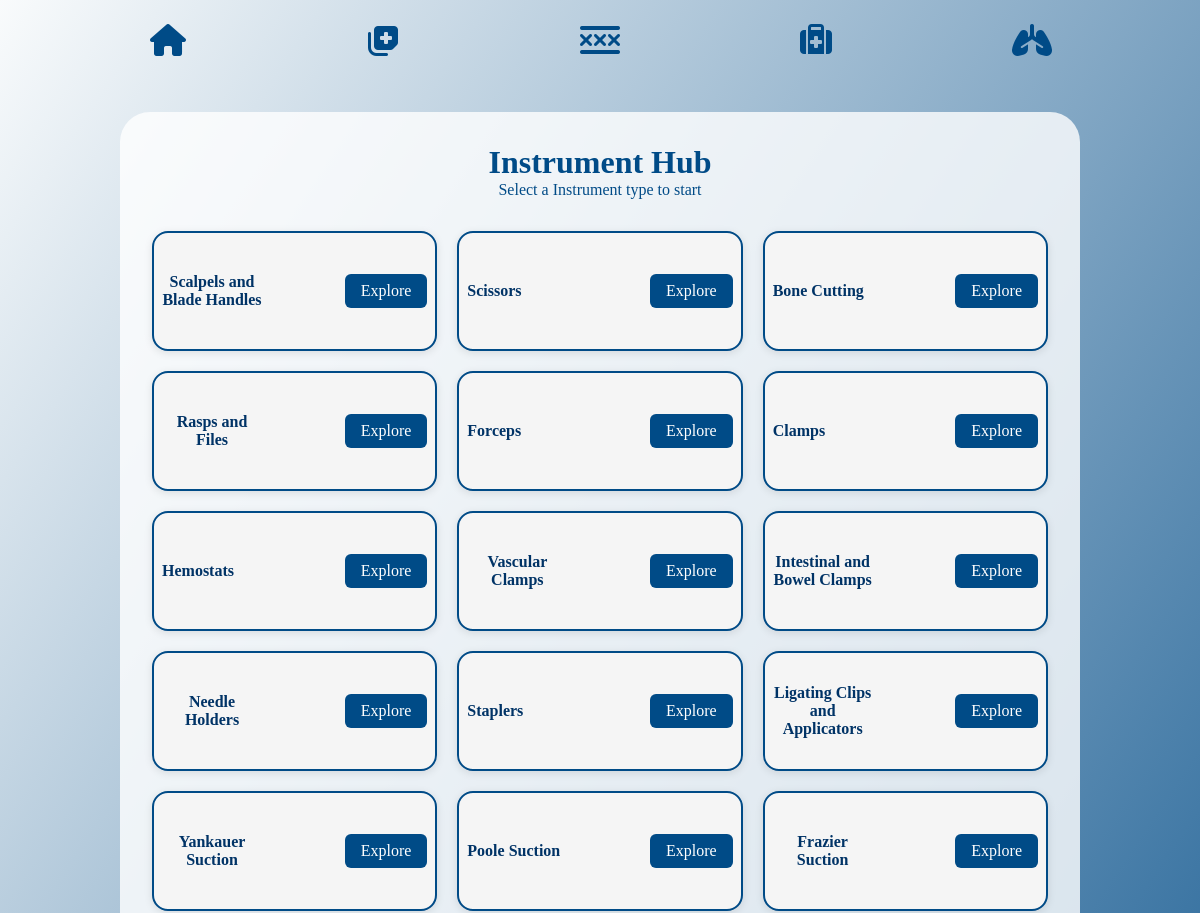
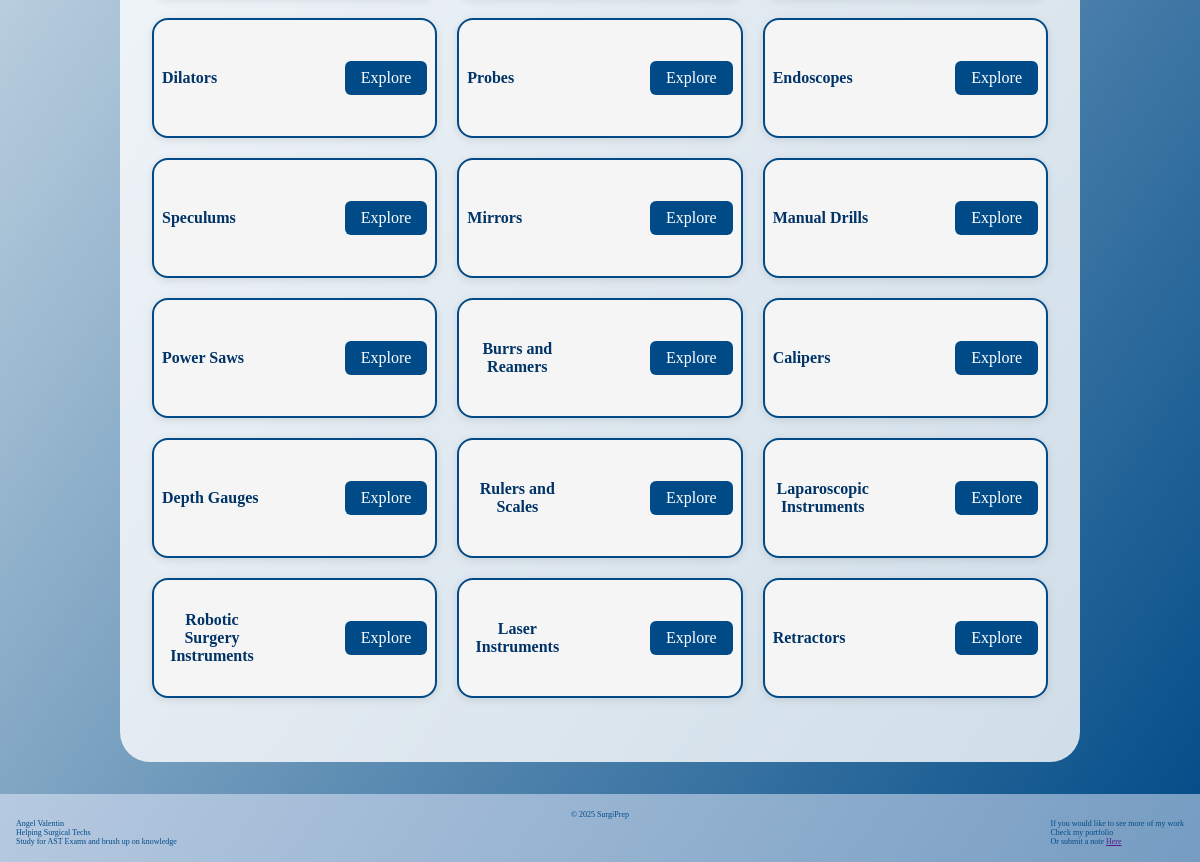
/instruments/instruments/, run on an earlier commit of the app's database (2 pictures, top to bottom).
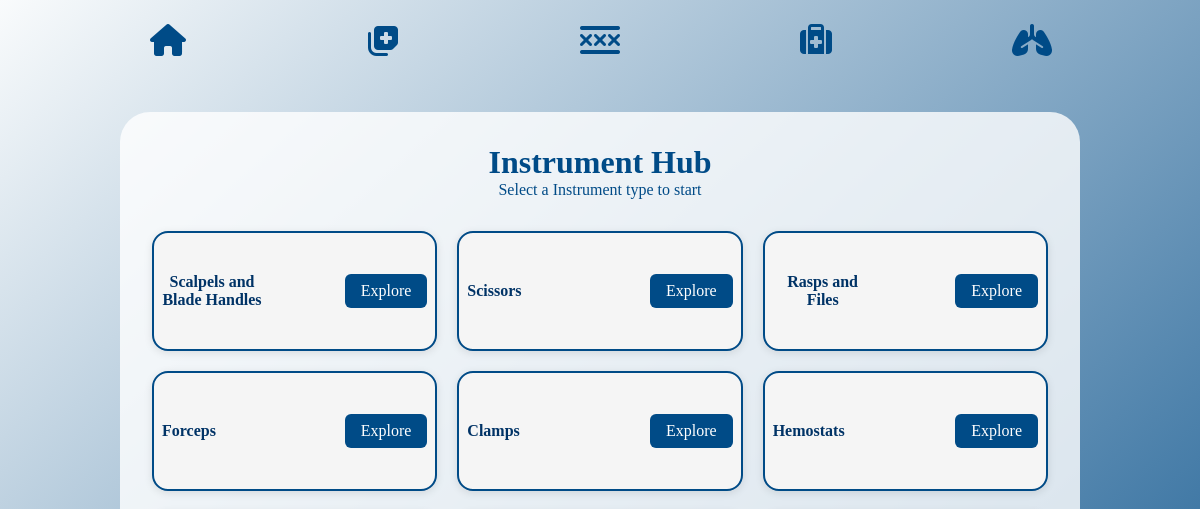
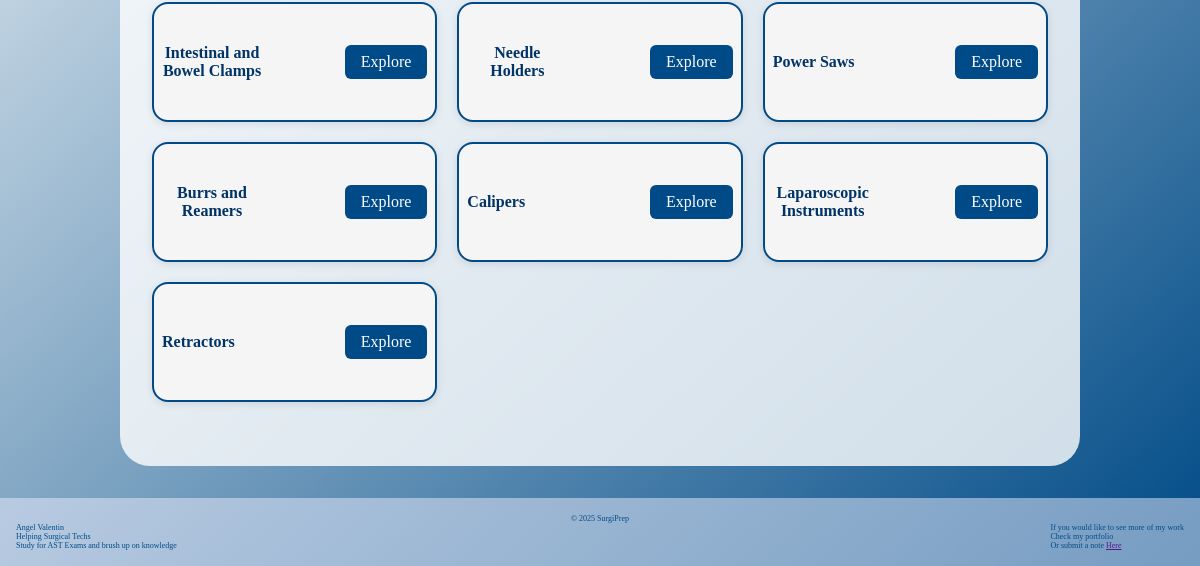
And on a later commit of the database (2 pictures, top to bottom).
### instruments/models.py (models this page shows, shortened)
class InstrumentType(models.Model):
    name = models.CharField(max_length=100)
    slug = models.SlugField(unique=True, blank=True)

### instruments/views.py (the view)
# urls.py: path('instruments/', views.instrument_hub_view, name='instrument_hub'),
def instrument_hub_view(request):
    InstrumentTypes = InstrumentType.objects.all()
    return render(request, "pages/instruments/instrument-hub.html", {'InstrumentTypes': InstrumentTypes})

### templates/pages/instruments/instrument-hub.html (shortened to what this page needs)
{% extends 'base.html' %}
{% load static %}
{% block css %}
<link rel="stylesheet" href="{% static 'css/instruments/instrument-hub.css' %}">
{% endblock %}
{% block content %}
<div class="instrument-hub">
    <div class="specialties-grid">
        <h1>Instrument Hub</h1>
        <p>Select a Instrument type to start</p>
        <div class="card-container">
            {% for types in InstrumentTypes %}
            <div class="specialty-card">
                <div class="card-content">
                    <h2>{{types.name}}</h2>
                    <a href="{% url 'instrument_main' slug=types.slug %}">
                        Explore
                    </a>
                </div>
            </div>
            {% endfor %}
        </div>
    </div>
</div>
{% endblock %}

### templates/base.html (shortened to what this page needs)
{% load static %}
<!DOCTYPE html>
<html lang="en">
<head>
    <link rel="stylesheet" href="{% static 'css/base.css' %}">
    <link rel="stylesheet" href="https://cdnjs.cloudflare.com/ajax/libs/font-awesome/6.7.2/css/all.min.css" />
    {% block css %}
    {% endblock %}
    <link rel="stylesheet" href="{% static 'css/mediaQueries.css' %}">
</head>
<body>
    <header>
        <nav class="navbar">
            <ul class="nav-links">
                <li><a href="{% url 'home' %}">
                    <i class="fa-solid fa-house"></i>
                </a></li>
                <li><a href="{% url 'flashcard_home' %}">
                    <i class="fa-solid fa-notes-medical"></i>
                </a></li>
                <li><a href="">
                    <i class="fa-solid fa-xmarks-lines"></i>
                </a></li>
                <li><a href="{% url 'instrument_hub' %}">
                    <i class="fa-solid fa-suitcase-medical"></i>
                </a></li>
                <li><a href="">
                    <i class="fa-solid fa-lungs"></i>
                </a></li>
            </ul>
        </nav>
    </header>
    <main>
        {% block content %}
        {% endblock %}
    </main>
    <footer>
        <p>&copy; 2025 SurgiPrep</p>
        <div class="linkContainer">
            <div class="links1">
                <ul>
                    <li>Angel Valentin</li>
                    <li>Helping Surgical Techs</li>
                    <li>Study for AST Exams and brush up on knowledge</li>
                </ul>
            </div>
            <div class="links2">
                <ul>
                    <li>If you would like to see more of my work</li>
                    <li>Check my <a>portfolio</a></li>
                    <li>Or submit a note <a href="">Here</a></li>
                </ul>
            </div>
        </div>
    </footer>
</body>
</html>

### static/css/base.css (style rules this page uses)
* { margin: 0; padding: 0; }
:root { --primary-blue: #0078D4; --blue-light: #CDE8FB; --blue-bg: #f9fbfc; --blue-mid: #90CDF4; --text-dark: #1A1A1A; --navy: #004B87; --white: #FFFFFF; --blue-green: #e6f7f7; --font-main: 'Inter', sans-serif; }
body { background: linear-gradient(to bottom right, #f9fbfc, var(--navy)); color: var(--navy); overscroll-behavior: none; }
.navbar { height: 5rem; width: 100vw; display: flex; justify-content: space-between; overflow: hidden; }
.nav-links { width: 90%; display: flex; flex-direction: row; align-items: center; list-style: none; }
.nav-links a { text-decoration: none; }
.nav-links li { flex: 1 1; transition: transform 0.5s ease; display: flex; justify-content: center; }
.nav-links i { color: var(--navy); font-size: 2rem; }
footer { padding: 1rem; color: var(--navy); background-color: rgba(235, 237, 253, 0.5); font-size: 0.5rem; }
footer p { text-align: center; }
.linkContainer { display: flex; justify-content: space-between; }
.links1 li { list-style: none; }
.links2 li { list-style: none; }

### static/css/instruments/instrument-hub.css (style rules this page uses)
main { height: fit-content; }
.instrument-hub { margin:1rem auto; width: 80vw; text-align: center; border-radius: 10%; }
.specialties-grid { background-color: rgba(255, 255, 255, 0.8); height: fit-content; margin: 2rem 0; padding: 2rem; border-radius: 30px; }
.specialty-card { background-color: #f5f5f5; border-radius: 1rem; border: 2px solid var(--navy); box-shadow: 0 2px 8px rgba(0,0,0,0.1); transition: transform 0.2s ease; }
.card-container { margin: 2rem 0; display: grid; grid-template-columns: repeat(auto-fill, minmax(250px, 1fr)); grid-gap: 20px; }
.card-content { height: 100px; padding: 0.5rem; display: flex; flex-direction: row; justify-content: space-between; align-items: center; }
.card-content h2 { display: flex; align-items: center; justify-content: center; font-size: 1rem; max-width: 100px; color: #003366; }
.card-content a { padding: 0.5rem 1rem; border: none; background-color: var(--navy); color: white; border-radius: 6px; cursor: pointer; transition: scale 0.2s ease; text-decoration: none; }

### static/css/mediaQueries.css (style rules this page uses)
@media (min-width: 601px) and (max-width: 1200px) { html { font-size: 16px; } }
@media (min-width: 601px) and (max-width: 1200px) { .navbar { justify-content: space-around; } }

What changed in the data, as far as the page shows it:
removed InstrumentType: name "Bone Cutting"
removed InstrumentType: name "Vascular Clamps"
removed InstrumentType: name "Staplers"
removed InstrumentType: name "Ligating Clips and Applicators"
removed InstrumentType: name "Yankauer Suction"
removed InstrumentType: name "Poole Suction"
removed InstrumentType: name "Frazier Suction"
removed InstrumentType: name "Dilators"
removed InstrumentType: name "Probes"
removed InstrumentType: name "Endoscopes"
removed InstrumentType: name "Speculums"
removed InstrumentType: name "Mirrors"
removed InstrumentType: name "Manual Drills"
removed InstrumentType: name "Depth Gauges"
removed InstrumentType: name "Rulers and Scales"
removed InstrumentType: name "Robotic Surgery Instruments"
removed InstrumentType: name "Laser Instruments"
